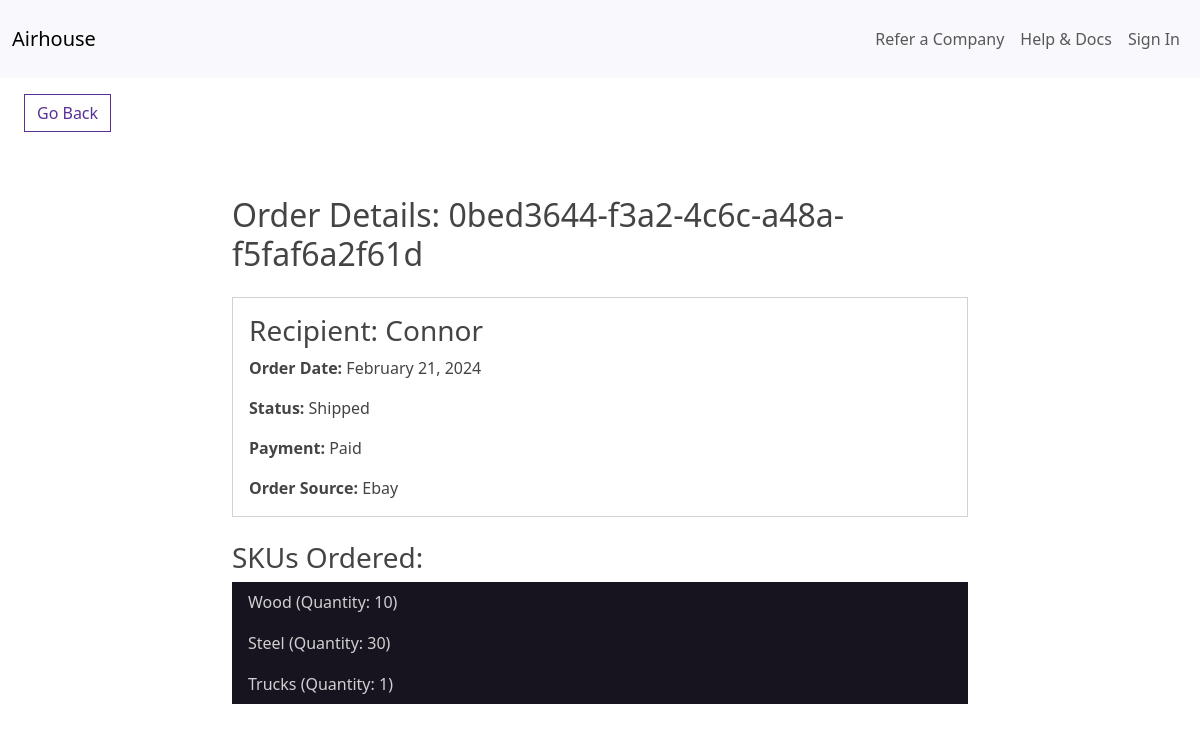
/orders/19/, run on the app's committed database.
### airhouse/models.py (models this page shows, shortened)
class Order(models.Model):
    STATUS_CHOICES = [
        ('new', 'New'),
        ('processing', 'Processing'),
        ('shipped', 'Shipped'),
        ('in_transit', 'In Transit'),
        ('delivered', 'Delivered'),
        ('cancelled', 'Cancelled'),
    ]
    PAYMENT_STATUS_CHOICES = [
        ('paid', 'Paid'),
        ('not_paid', 'Not Paid'),
    ]
    order_no = models.UUIDField(default=uuid.uuid4, editable=False, unique=True)
    recipient = models.CharField(max_length=255)
    order_date = models.DateField(auto_now_add=True)
    status = models.CharField(max_length=20, choices=STATUS_CHOICES, default='new')
    payment = models.CharField(max_length=10, choices=PAYMENT_STATUS_CHOICES, default='not_paid')
    order_source = models.CharField(max_length=255)
    skus_ordered = models.ManyToManyField(InventoryItem, through='OrderItem')

class OrderItem(models.Model):
    order = models.ForeignKey(Order, related_name='order_items', on_delete=models.CASCADE)
    inventory_item = models.ForeignKey(InventoryItem, on_delete=models.CASCADE)
    quantity = models.PositiveIntegerField()

class InventoryItem(models.Model):
    name = models.CharField(max_length=200)
    quantity = models.IntegerField()
    price = models.DecimalField(max_digits=10, decimal_places=2)
    category = models.ForeignKey('Category', on_delete=models.SET_NULL, blank=True, null=True)
    date_created = models.DateTimeField(auto_now_add=True)
    user = models.ForeignKey(get_user_model(), on_delete=models.CASCADE)

### airhouse/views.py (the view)
# urls.py: path('orders/<int:pk>/', OrderDetail.as_view(), name='order-detail'),
class OrderDetail(DetailView):
    model = Order
    template_name = 'airhouse/order_detail.html'
    context_object_name = 'order'

### airhouse/templates/airhouse/order_detail.html
{% extends 'airhouse/base.html' %}
{% block content %}
<a href="{% url 'orders' %}" class="btn btn-outline-primary my-3 mx-4">Go Back</a>
<div class="container mt-5">
    <div class="row">
        <div class="col-md-8 offset-md-2">
            <h2 class="mb-4">Order Details: {{ order.order_no }}</h2>
            <div class="card">
                <div class="card-body">
                    <h3 class="card-title">Recipient: {{ order.recipient }}</h3>
                    <p class="card-text"><strong>Order Date:</strong> {{ order.order_date|date:"F d, Y" }}</p>
                    <p class="card-text"><strong>Status:</strong> {{ order.get_status_display }}</p>
                    <p class="card-text"><strong>Payment:</strong> {{ order.get_payment_display }}</p>
                    <p class="card-text"><strong>Order Source:</strong> {{ order.order_source }}</p>
                </div>
            </div>
            <h3 class="mt-4">SKUs Ordered:</h3>
            <ul class="list-group list-group-flush">
                {% for order_item in order.order_items.all %}
                <li class="list-group-item">{{ order_item.inventory_item.name }} (Quantity: {{ order_item.quantity }})</li>
                {% endfor %}
            </ul>
        </div>
    </div>
</div>
{% endblock %}

### data on the page
Order: order_no "0bed3644-f3a2-4c6c-a48a-f5faf6a2f61d", recipient "Connor", order_date "February 21, 2024", status "Shipped", payment "Paid", order_source "Ebay"
OrderItem: inventory_item.name "Wood", quantity "10"
OrderItem: inventory_item.name "Steel", quantity "30"
OrderItem: inventory_item.name "Trucks", quantity "1"
